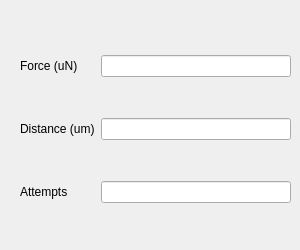
           <widget class="QWidget" name="PickTab">
            <attribute name="title">
             <string>Pick</string>
            </attribute>
            <widget class="QWidget" name="gridLayoutWidget_5">
             <property name="geometry">
              <rect>
               <x>20</x>
               <y>20</y>
               <width>271</width>
               <height>221</height>
              </rect>
             </property>
             <layout class="QGridLayout" name="gridLayout_9">
              <item row="1" column="0">
               <widget class="QLabel" name="label_31">
                <property name="text">
                 <string>Distance (um)</string>
                </property>
               </widget>
              </item>
              <item row="0" column="0">
               <widget class="QLabel" name="label_30">
                <property name="text">
                 <string>Force (uN)</string>
                </property>
               </widget>
              </item>
              <item row="2" column="0">
               <widget class="QLabel" name="label_32">
                <property name="text">
                 <string>Attempts</string>
                </property>
               </widget>
              </item>
              <item row="0" column="1">
               <widget class="QLineEdit" name="pick_force"/>
              </item>
              <item row="1" column="1">
               <widget class="QLineEdit" name="pick_distance"/>
              </item>
              <item row="2" column="1">
               <widget class="QLineEdit" name="pick_attempts"/>
              </item>
             </layout>
            </widget>
           </widget>
